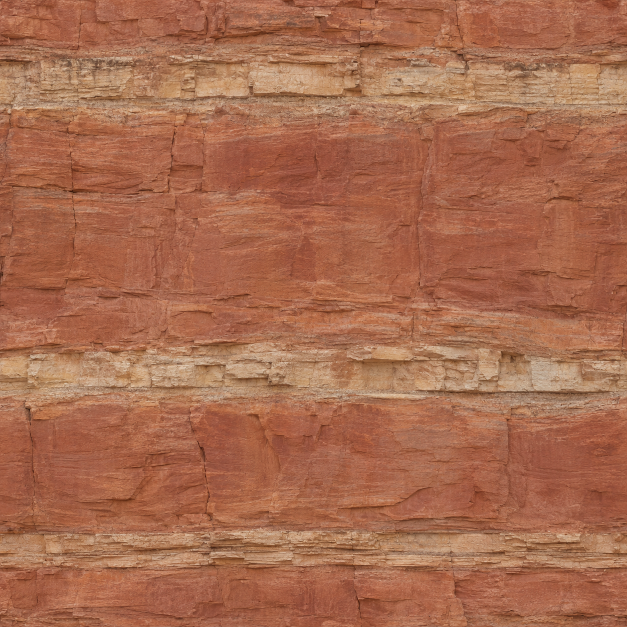
#> input picture tools/assets/canyon_generated/source.png, 1254 x 1254 px (shown at 1/2 size)
$ python -i restore_arid_roadcut_material.py   (imports and definitions only)
#> lines starting #> are read from the running program, lines starting #| are printed output that depends on the picture
#> (reads server/cliff_material_means.json from the repository)
#> further down, picture is the input picture: shape (1254, 1254, 3); mean B, G, R 78.8, 106.7, 167.4
### tools/assemble_cliff_scans.py
"""Quilt registered scan projections into a 300 ft square rock material.

Local relief originates in scanned geometry, with authored macro weathering.
Minimum-error cuts share one owner
mask across PBR channels; a wider height blend joins the surface continuously.
Normal detail is expressed relative to the source geometry before transferring
it onto the joined surface, so geometry is not counted twice in the shader.

Requires numpy, opencv-python, Pillow. Run project_cliff_scans.py first.
"""
import argparse
import json
import os
from pathlib import Path

os.environ.setdefault('OPENCV_IO_ENABLE_OPENEXR', '1')
import cv2
import numpy as np
from PIL import Image
from cliff_weathering import shape_and_erode

ROOT = Path(__file__).resolve().parents[1]
WORK = ROOT / 'build/cliff-scans'
OUT = ROOT / 'build/cliff-assembly'
PANEL_M = 91.44
TARGET_COLOR = np.array((.34, .305, .255), np.float32)
CHANNELS = ('color', 'height', 'detail', 'roughness', 'ao')


def unit(v):
    return v / np.maximum(np.linalg.norm(v, axis=-1, keepdims=True), 1e-6)


# [7 lines left out: function frame, not called in this run]


def detail_from_normals(normal, geometry):
    return np.stack([np.sum(normal * axis, axis=-1) for axis in frame(geometry)], axis=-1)


def normal_from_detail(detail, geometry):
    return unit(sum(axis * detail[..., i:i+1] for i, axis in enumerate(frame(geometry))))


def gaussian(a, sigma):
    return cv2.GaussianBlur(a, (0, 0), max(sigma, .01), borderType=cv2.BORDER_REFLECT_101)


def srgb(linear):
    linear = np.clip(linear, 0, 1)
    return np.where(linear <= .0031308, linear * 12.92, 1.055 * linear ** (1/2.4) - .055)


def save_color(path, a):
    Image.fromarray(np.rint(srgb(a) * 255).astype(np.uint8)).save(path)


# [166 lines left out: functions read_projection, minimum_path, cut_mask, feather, paste, patch_from, not called in this run]


def geometric_normal(height, ppm):
    gy, gx = np.gradient(height, 1/ppm)
    return unit(np.stack((-gx, gy, np.ones_like(gx)), axis=-1))


# [113 lines left out: functions write_attribution, save_outputs, make_canvas, main, not called in this run]


# [2 lines that do not run on import are left out]

### tools/bake_scan_cliff_material.py
"""Bake scanned cliff PBR maps and full-relief normals against a flat plane."""
import argparse
import json
from pathlib import Path
import sys

import cv2
import numpy as np
from PIL import Image

ROOT = Path(__file__).resolve().parents[1]
sys.path.insert(0, str(ROOT/'server'))
import cliffmaterial as cm
from assemble_cliff_scans import detail_from_normals, geometric_normal, unit, save_color

SOURCE = ROOT/'build/cliff-assembly'
OUT = ROOT/'mod/beamng_earth/levels/beamng_earth/art/shapes/beamngEarth/cliff'
PREFIX = 'natural'


def periodic(a, width):
    """Shared smooth opposing-edge apron, applied before computing normals."""
    result = a.copy()
    for axis in (0, 1):
        v = np.swapaxes(result, axis, 0)
        first, last = v[:width].copy(), v[-width:][::-1].copy()
        average = (first+last)*.5
        t = (.5+.5*np.cos(np.linspace(0, np.pi, width))).astype(np.float32)
        t = t.reshape((width,)+(1,)*(v.ndim-1))
        v[:width] = first*(1-t)+average*t
        v[-width:] = (last*(1-t)+average*t)[::-1]
    return result


# [141 lines left out: functions resize_periodic, runtime_frame, residual_normal, source_detail, flat_normal, main, not called in this run]


# [2 lines that do not run on import are left out]

### server/cliffsettings.py
"""Cliff-only startup choices; the environment opt-in always wins over saved settings."""
from dataclasses import dataclass
import json
import os
from functools import lru_cache
from pathlib import Path
import hashlib

# Minimum native interface required by this feature, independent of upstream releases.
CLIFF_KERNEL = 616  # (the native module 616: lib.rs; 608-615 kept for other branches)
DEBUG = os.environ.get("BNE_CLIFFS_DEBUG", "off").strip().lower() in {"1", "on", "true"}

KEYS = ("naturalCliffs", "cliffRoadCuts", "cliffDetail", "cliffTextures")
# Near/canyon grid subdivisions, then projected-size multiplier for earlier LODs.
# High/Extreme extend detail range without increasing the maximum mesh density.
DETAILS = {"low": (4, 2, 2.0), "medium": (6, 3, 1.5), "normal": (8, 4, 1.0),
           "high": (8, 4, .75), "extreme": (8, 4, .5)}
PRESET_DETAIL = {"low": "low", "medium": "medium", "high": "normal", "ultra": "high", "extreme": "extreme"}


# [10 lines left out: function geometry_identity, not called in this run]


@lru_cache(maxsize=1)
def _geometry_identity():
    return geometry_identity()


# [7 lines left out: function choices, not called in this run]


def available(env=None):
    env = os.environ if env is None else env
    return env.get("BNE_CLIFFS", "off").strip().lower() in {"1", "on", "true"}


@dataclass(frozen=True)
class CliffSettings:
    natural: bool = False
    road_cuts: bool = False
    detail: str = "normal"
    textures: str = "bundled"

    @classmethod
    def from_env(cls, env=None, settings=None):
        env = os.environ if env is None else env
        if not available(env):
            return cls()
        if settings is None:
            # Reuse the supervisor's startup snapshot so all workers see identical
            # choices even if the player edits settings while this server runs.
            try:
                settings = json.loads(env.get("BNGEARTH_START_SETTINGS", "{}"))["values"]
            except (ValueError, KeyError, TypeError):
                from experimental import read_settings
                settings = read_settings(env.get("BNGE_USER_DIR"))
        values = choices(settings if isinstance(settings, dict) else {})
        return cls(values["naturalCliffs"], values["cliffRoadCuts"], values["cliffDetail"], values["cliffTextures"])

    @property
    def enabled(self):
        return self.natural or self.road_cuts

    @property
    def cache_key(self):
        return ("dynamic-cliffs-v27", self.natural, self.road_cuts, self.detail, DEBUG, _geometry_identity() if self.enabled else None)

    # [4 lines left out: function cache_parts, not called in this run]

    @property
    def cache_options(self):
        return {"cliffs": self.cache_key} if self.enabled else {}

    @property
    def profile(self):
        return DETAILS[self.detail]


# [18 lines left out: function capture_startup, not called in this run]


SETTINGS = CliffSettings.from_env()

### tools/restore_arid_roadcut_material.py
"""Rebuild the arid road-cut atlas and approximate PBR maps offline.

Uses the shared overlapping restoration assembler. Relief is inferred from
isotropic narrow fracture contrast; it is not measured photogrammetric depth.
"""
import argparse
import copy
import hashlib
import json
from pathlib import Path

import cv2
import numpy as np
from PIL import Image

import restore_roadcut_material as restore
from assemble_cliff_scans import gaussian, save_color
from bake_scan_cliff_material import periodic, flat_normal, resize_periodic
import cliffmaterial as cm

ROOT = Path(__file__).resolve().parents[1]
ASSETS = ROOT/'tools/assets/arid_roadcut_generated'
WORK = ROOT/'build/arid-roadcut-restoration'
OUT = ROOT/'mod/beamng_earth/levels/beamng_earth/art/shapes/beamngEarth/cliff'
SIZE = 4096
PREFIX = 'cut_arid_v1'
NORMAL_RELIEF_STRENGTH = .35
MICRO_NORMAL_STRENGTH = .3
ALBEDO_CONTRAST = .65
MINERAL_CHROMA = .5
ALBEDO_FACTOR = (1.4, 1.45, 1.55)  # warm natural-outcrop balance; regional vertex tint stays active


def reconstruct(rgb):
    """Infer angular joint relief without favoring horizontal limestone beds."""
    ppm = len(rgb)/cm.WIDTH_M
#> ppm = 13.71
    lum = rgb @ np.array((.2126, .7152, .0722), np.float32)
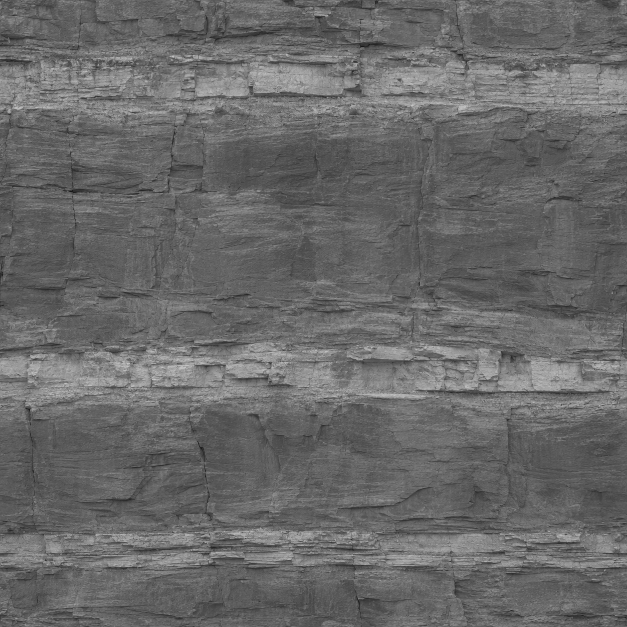
#> lum: shape (1254, 1254) float32 (shown at 1/2 size); min 13.19, max 207.7, mean 105.1
    smooth = gaussian(lum, .045*ppm)
    local = gaussian(smooth, .35*ppm)
    contrast = np.clip((local-smooth)/np.maximum(local, .08), 0, 1)
    joints = np.clip((contrast-.04)/.16, 0, 1)
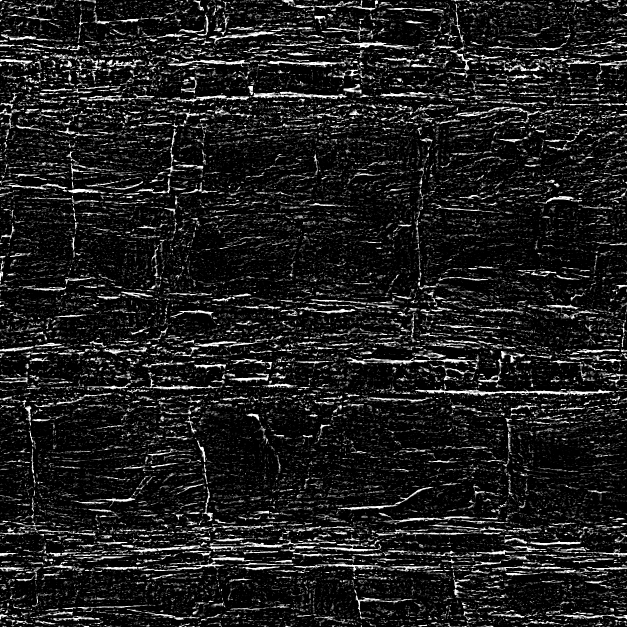
#> joints: shape (1254, 1254) float32 (shown at 1/2 size); min 0, max 1, mean 0.118
    mask = (joints > .32).astype(np.uint8)
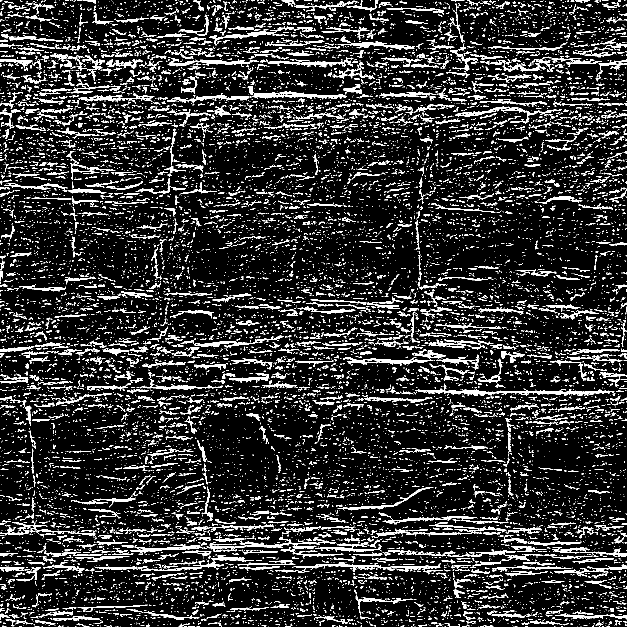
#> mask: shape (1254, 1254) (shown at 1/2 size); values 0 (black) and 1 (white), 14.2% white in thin lines or dots
    # Periodic padding preserves fracture distances at texture boundaries.
    n = len(rgb)
#> n = 1254
    distance = cv2.distanceTransform(np.tile(1-mask, (3, 3)), cv2.DIST_L2, 5)[n:2*n, n:2*n]/ppm
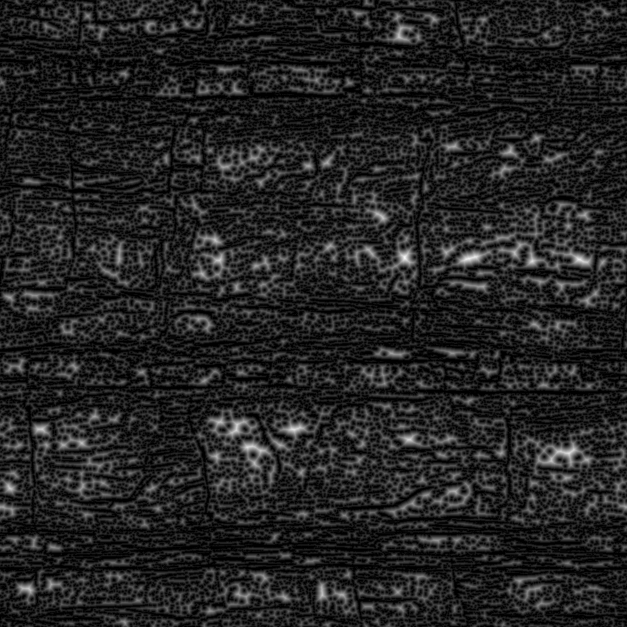
#> distance: shape (1254, 1254) float32 (shown at 1/2 size); min 0, max 1.46, mean 0.204; drawn with min black and max white
    plates = 1-np.exp(-distance/.22)
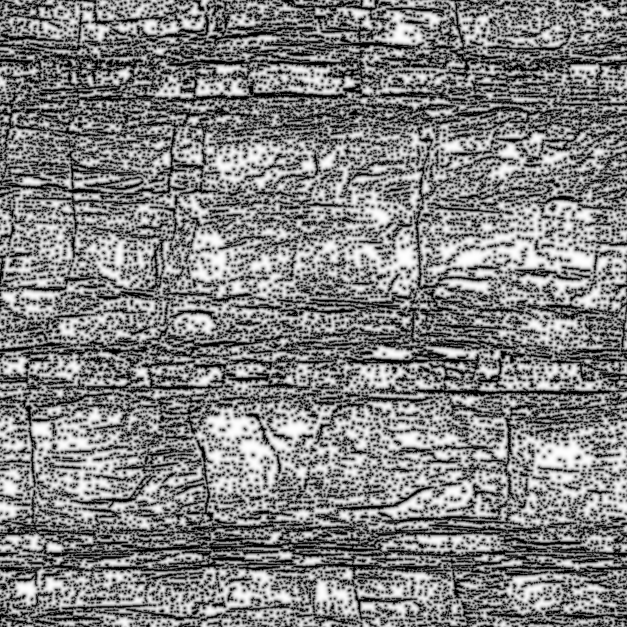
#> plates: shape (1254, 1254) float32 (shown at 1/2 size); min 0, max 0.999, mean 0.506
    chips = np.clip((smooth-gaussian(smooth, .12*ppm))/np.maximum(local, .08), -.3, .3)
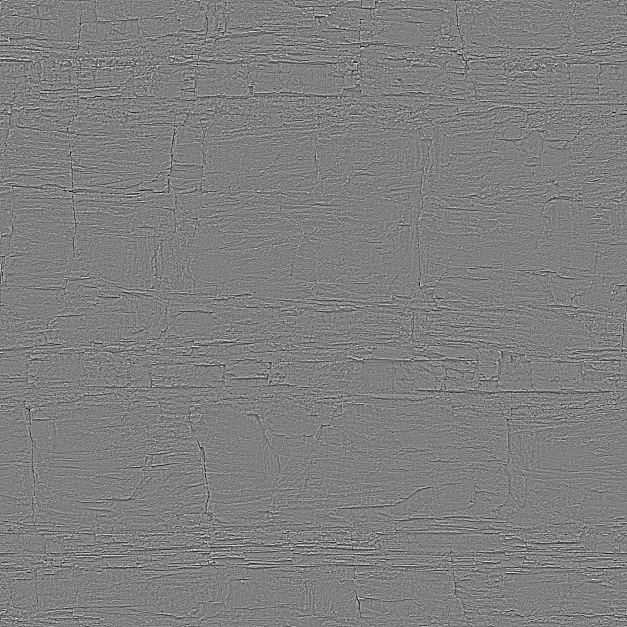
#> chips: shape (1254, 1254) float32 (shown at 1/2 size); min -0.3, max 0.3, mean -0.000323; drawn with min black and max white
    height = .22*gaussian(plates, .045*ppm)-.10*gaussian(joints, .04*ppm)+.035*chips
    height = periodic(height, round(ppm*1.5))
#> after the loop in periodic, `for axis in (0, 1):`: result: shape (1254, 1254) float32; min -0.11, max 0.222, mean 0.0995
#> after the loop in periodic, `for axis in (0, 1):`: v: shape (1254, 1254) float32; min -0.11, max 0.222, mean 0.0995
    height -= height.min()
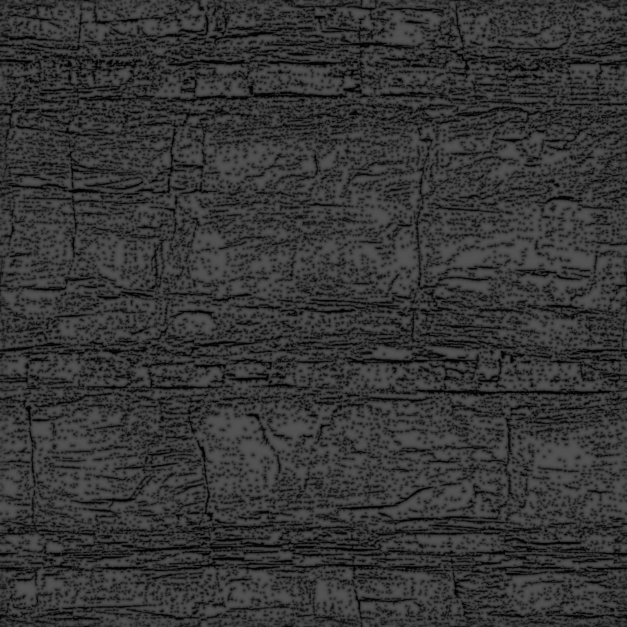
#> height: shape (1254, 1254) float32 (shown at 1/2 size); min 0, max 0.333, mean 0.21
    return np.clip(height, 0, cm.ROAD_CUT_RELIEF_M).astype(np.float32), joints, contrast


# [52 lines left out: functions bake, install, not called in this run]


# [15 lines not run here, left out]

>>> import cv2
>>> picture = cv2.imread('assets/canyon_generated/source.png')
>>> result = reconstruct(picture)
